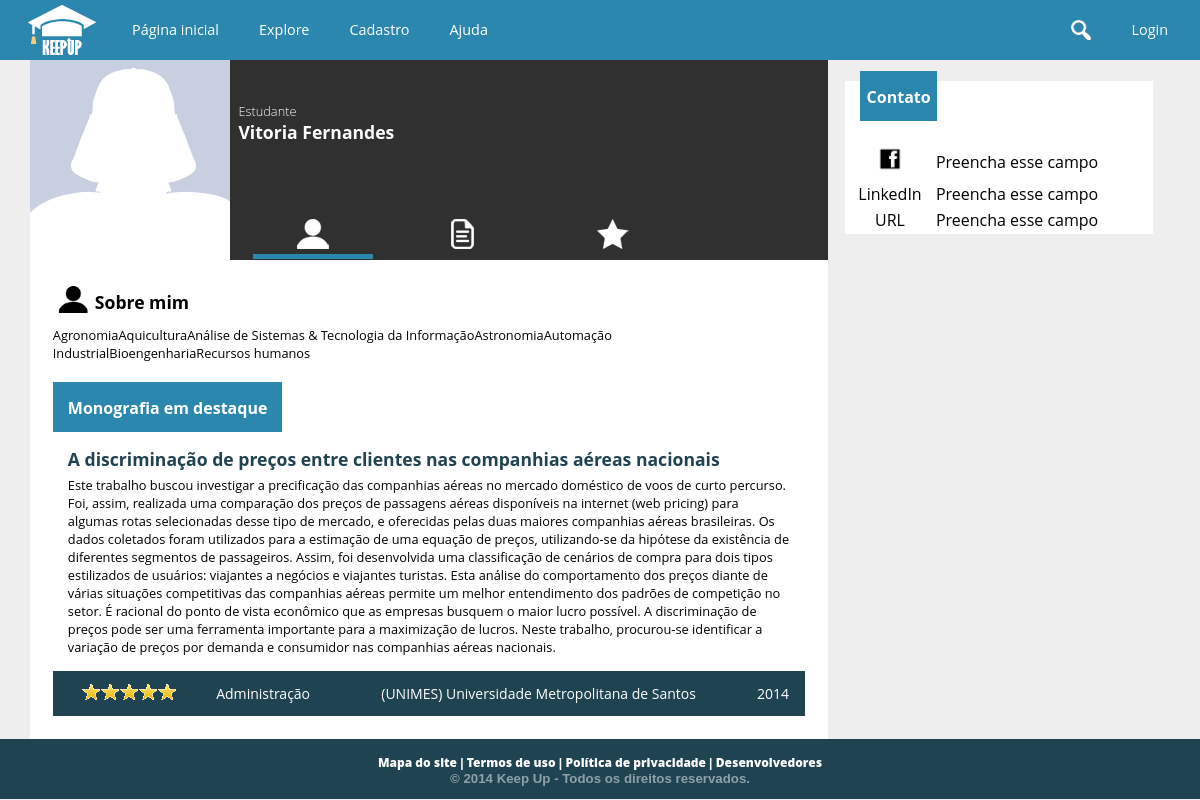
Screenshot of /aluno.php?u=vicfernandes10 with the database file from the repository.
### tables this page shows
CREATE TABLE `aluno` (
  `cd_aluno` int(11) NOT NULL AUTO_INCREMENT,
  `cd_usuario` int(11) NOT NULL,
  `nm_aluno` varchar(100) NOT NULL,
  `dt_nascimento` date NOT NULL,
  `tx_bio` text,
  `nm_url_avatar` text,
  `nm_fb` varchar(50) DEFAULT NULL,
  `tx_url_linkedin` text,
  `tx_url_externo` text,
  `nm_profissao` varchar(50) DEFAULT NULL,
  `cd_cidade` int(11) DEFAULT NULL,
  PRIMARY KEY (`cd_aluno`),
  UNIQUE KEY `cd_usuario` (`cd_usuario`),
  KEY `fk_alunocidade` (`cd_cidade`),
  CONSTRAINT `fk_alunocidade` FOREIGN KEY (`cd_cidade`) REFERENCES `cidade` (`cd_cidade`),
  CONSTRAINT `fk_alunousuario` FOREIGN KEY (`cd_usuario`) REFERENCES `usuario` (`cd_usuario`)
);

CREATE TABLE `curso` (
  `cd_curso` int(11) NOT NULL AUTO_INCREMENT,
  `nm_curso` varchar(100) NOT NULL,
  `vl_nivel` tinyint(4) NOT NULL,
  `cd_area` int(11) NOT NULL,
  PRIMARY KEY (`cd_curso`),
  UNIQUE KEY `nm_curso` (`nm_curso`),
  KEY `fk_curso_area` (`cd_area`),
  CONSTRAINT `fk_curso_area` FOREIGN KEY (`cd_area`) REFERENCES `area` (`cd_area`)
);

CREATE TABLE `trabalho` (
  `cd_trabalho` int(11) NOT NULL AUTO_INCREMENT,
  `nm_titulo` varchar(200) NOT NULL,
  `ds_resumo` text,
  `cd_escola` int(11) NOT NULL,
  `cd_curso` int(11) NOT NULL,
  `dt_publicado` datetime NOT NULL,
  `aa_publicacao` int(4) NOT NULL,
  `tx_pchave` varchar(255) DEFAULT '',
  PRIMARY KEY (`cd_trabalho`),
  KEY `fk_trabalhoescola` (`cd_escola`),
  KEY `fk_trabalhocurso` (`cd_curso`),
  CONSTRAINT `fk_trabalhocurso` FOREIGN KEY (`cd_curso`) REFERENCES `curso` (`cd_curso`),
  CONSTRAINT `fk_trabalhoescola` FOREIGN KEY (`cd_escola`) REFERENCES `escola` (`cd_escola`)
);

CREATE TABLE `escola` (
  `cd_escola` int(11) NOT NULL AUTO_INCREMENT,
  `cd_usuario` int(11) NOT NULL,
  `nm_escola` varchar(300) NOT NULL,
  `nm_cnpj` char(14) NOT NULL,
  `tx_url_avatar` text,
  `tx_info` text,
  `tx_endereco` varchar(150) DEFAULT NULL,
  `tx_contato` text,
  `tx_url_externo` text,
  `cd_cidade` int(11) DEFAULT NULL,
  PRIMARY KEY (`cd_escola`),
  UNIQUE KEY `cd_usuario` (`cd_usuario`),
  UNIQUE KEY `nm_cnpj` (`nm_cnpj`),
  KEY `fk_escolacidade` (`cd_cidade`),
  CONSTRAINT `fk_escolacidade` FOREIGN KEY (`cd_cidade`) REFERENCES `cidade` (`cd_cidade`),
  CONSTRAINT `fk_escolausuario` FOREIGN KEY (`cd_usuario`) REFERENCES `usuario` (`cd_usuario`)
);

### conexao.class.php (called while the page is built, shortened)
<?php
class Conexao {
	private $host = "localhost:3307";
	private $usuario = "root";
	private $senha = "usbw";
	private $banco = "keepup";
	private function conectar() {
		if($this->conexao = mysql_connect($this->host, $this->usuario, $this->senha)) {
			if($this->conexaoBanco = mysql_select_db($this->banco)) {
				return $this;
			}
		}
		die("conexao.class:20". mysql_error());
	}
	public function consultar($sql) {
		if($query = mysql_query($sql)) {
			$arr_resultado = array();
			while($resultado = mysql_fetch_array($query)) {
				array_push($arr_resultado, $resultado);
			}
			return $arr_resultado;
		}
		else {
			echo "conexao:39: ".mysql_error();
			$this->desconectar();
			return false;
		}
	}
}
?>

### public_html/php/mediaAvaliacao.php (called while the page is built, shortened)
<?php
$somaAvaliacoes = "SELECT sum(vl_voto) FROM voto WHERE cd_trabalho = $cd_trabalho";
$soma = $conexao->consultar($somaAvaliacoes);
    if($soma[0][0] <> null) {
                $qtVotos = $conexao->consultar("SELECT count(vl_voto) FROM voto WHERE cd_trabalho = $cd_trabalho");
                $total =  (int)$soma[0][0];
                $divide = (int)$qtVotos[0][0];
                $media = $total/$divide;
                $media = number_format($media, 1);
                $decimal = explode('.', $media);
                $comparar = $decimal[1];
                if($comparar > 5) { $media = ceil($media); }
    }
?>

### public_html/aluno.php (the view, shortened to what this page needs)
<?php
require("../conexao.class.php");
$conexao = new Conexao();
	$nm_login = $_GET['u'];
	$usuario = "SELECT cd_usuario FROM usuario WHERE nm_login = '$nm_login'";
	$pageuser = $conexao->consultar($usuario);
	$comando = "SELECT * FROM aluno WHERE cd_usuario = {$pageuser[0]['cd_usuario']}";
	$aluno = $conexao->consultar($comando);
	$cd_aluno = $aluno[0]["cd_aluno"];
	$consulta = "SELECT t.* FROM autoria a, trabalho t WHERE a.cd_aluno = $cd_aluno and t.cd_trabalho = a.cd_trabalho";
	$trabalhosAluno = $conexao->consultar($consulta);
	$cont = 0;
	foreach ($trabalhosAluno as $cadatrabalho) {
		$cont = $cont + 1;
		$comando = "SELECT SUM(vl_voto) AS soma FROM voto WHERE cd_trabalho = {$cadatrabalho["cd_trabalho"]}";
		$notatrabalho = $conexao->consultar($comando);
		if($cont == 1)	{
				$maiornota = $notatrabalho;
				$trabalhodestaque = $cadatrabalho['cd_trabalho'];
		}
		else {
			if ($notatrabalho > $maiornota)	{
					$maiornota = $notatrabalho;
					$trabalhodestaque = $cadatrabalho['cd_trabalho'];
			}
		}
	}
	if(isset($trabalhodestaque))
	{
	$consulta =
			"SELECT * FROM trabalho
			WHERE cd_trabalho = $trabalhodestaque";
	$trabalhoTop = $conexao->consultar($consulta);
 $nomeCurso = $conexao->consultar("SELECT c.nm_curso
        FROM trabalho t, curso c WHERE t.cd_trabalho = {$trabalhoTop[0]['cd_trabalho']}
        AND t.cd_curso = c.cd_curso");
  $nomeInstituicao = $conexao->consultar("SELECT nm_escola
    FROM escola WHERE cd_escola = {$trabalhoTop[0]['cd_escola']}");
	}
  $cursosquery =
    "SELECT c.*
    FROM curso c, cursando cu
    WHERE
        cu.cd_curso = c.cd_curso and
        cu.cd_aluno = {$aluno[0]["cd_aluno"]}";
  $cursosAluno = $conexao->consultar($cursosquery);
   ?>
<!doctype html>
<html>
<head>
<link href="cs/global.css" type="text/css" rel="stylesheet">
<link href="cs/estilo_user.css" rel="stylesheet" type="text/css">
</head>
<body>
<?php include "header.php"; ?>
     <div id="usuario">
    	 <div id="lado_left">
            <div id="foto_perfil_usuario" style="background-image:url(<?php if($aluno[0]['nm_url_avatar'] <> '')
			echo 'images/upload/'.$pageuser[0]["cd_usuario"]."/".$aluno[0]['nm_url_avatar'];
		else
			echo 'images/default/usericon.png';
		?>)"> </div>
            <div id="dados_usuario">
                <div id="texto_dados">
                    <h3> Estudante </h3>
                    <h1><?php echo  $aluno[0]["nm_aluno"]; ?></h1>
                </div>
                <div id="icones_dados">
                <a href="?ver=perfil&u=<?php echo $nm_login; ?>">	<div class="bot_perfil" id="profile" <?php if(!isset($_GET["ver"]) or $_GET["ver"] == "perfil"){ ?>style="border-bottom:5px solid #2c87af" <?php } ?>> </div> </a>
                <a href="?ver=trabalhos&u=<?php echo $nm_login; ?>">    <div class="bot_perfil" id="monografias" <?php if(isset($_GET["ver"]) and $_GET["ver"] == "trabalhos"){ ?>style="border-bottom:5px solid #2c87af" <?php } ?>> </div> </a>
                <a href="?ver=favoritos&u=<?php echo $nm_login; ?>" >    <div class="bot_perfil" id="favoritos" <?php if(isset($_GET["ver"]) and $_GET["ver"] == "favoritos"){ ?>style="border-bottom:5px solid #2c87af" <?php } ?>> </div> </a>
                </div>
            </div>
		</div>
        <div id="lado_right">
        	<div id="contato">
            	<header class="UltimosTrabalhos" style="background-color:white;">
                          <div class="latest_posts" style="margin:-10px auto auto 5%;"> <h1>  Contato </h1> </div>
                </header>
                <table style="background-color:white">
                	<tr>
                    	<td> <img src="images/face.png" width="30"></td>
                        <td style="text-align:left;"> <?php if($aluno[0]['nm_fb'] != "") {echo "www.facebook.com/".$aluno[0]['nm_fb'];}
    	else { echo "Preencha esse campo";} ?> </td>
                    </tr>
                    <tr>
                    	<td> LinkedIn </td>
                        <td style="text-align:left;"> <?php if($aluno[0]['tx_url_linkedin'] != "") {echo "".$aluno[0]['tx_url_linkedin'];}
    	else { echo "Preencha esse campo";} ?> </td>
                    </tr>
                    <tr>
                    	<td>URL</td>
                        <td style="text-align:left;"> <?php if($aluno[0]['tx_url_externo'] != "" ) { echo "".$aluno[0]['tx_url_externo'];}
    	else { echo "Preencha esse campo";} ?></td>
                    </tr>
                </table>
            </div>
        </div>
   </div>
     <section id="descricao_usuario">
        <?php if (isset($_GET["ver"]) and $_GET["ver"] == "trabalhos") { ?>
        <div class="esquerda">
            <table style="width:auto;">
            <tr>
                <td> <img src="images/perfil_usuario/monografias_.png" width="35px"> </td>
                <td> <h1> Meus trabalhos </h1> </td>
            </tr>
        </table>
                <div id="monografias_do_usuario">
                  <?php foreach($trabalhosAluno as $trabalho) { ?>
                    <div id="trabalho_usuario">
                    <a href="trabalho.php?t=<?php echo $trabalho["cd_trabalho"]; ?>">
                        <div class="trabalho_esquerda">
                            <div id="img_cada_trabalho"> </div>
                        </div>
                        <div class="trabalho_direita">
                            <h1><?php echo $trabalho["nm_titulo"]; ?></h1>
                            <p><?php echo substr($trabalho["ds_resumo"], 0, 200) . "...";
 ?></p>
                        </div>
                        </a>
                    </div>
                    <?php } ?>
<?php
                    } else { ?>
        <div class="esquerda">
        <table style="width:auto;">
            <tr>
                <td> <img src="images/perfil_usuario/profile_.png" width="35px"> </td>
                <td> <h1> Sobre mim </h1> </td>
            </tr>
        </table>
            <p><?php foreach($cursosAluno as $curso) echo $curso["nm_curso"]; ?></p>
             <div id="monografias_do_usuario">
                <div id="trabalhos">
    <?php if(isset($trabalhoTop)) { ?>
                    <header class="UltimosTrabalhos">
                          <div class="latest_posts"> <h1>  Monografia em destaque </h1> </div>
                    </header>
                    <a href="trabalho.php?t=<?php echo $trabalhoTop[0]["cd_trabalho"]; ?>">
                    <div id="monografia_destaque">
                        <div id="titulo_monografia_destaque">
                            <h1><?php echo $trabalhoTop[0]['nm_titulo']; ?></h1>
                            <p><?php echo $trabalhoTop[0]['ds_resumo'];?>
 </p>
                        </div>
                    </div>
                    </a>
                    <footer class="rodape_mono">
                        <table>
                            <tr>
                                <td><?php $cd_trabalho = $trabalhoTop[0]['cd_trabalho'];
                                require("php/mediaAvaliacao.php");
                                if(isset($media)) { switch($media) {
                                    case 5:
                                        echo "<img src='images/index_icons/cincoestrelas.png'>";
                                        break; }  }?>
                              </td>
                                <td>
                                <a href="../escola/Escola_monos.html"><?php echo $nomeCurso[0]['nm_curso'];?></a> </td>
                                <td> <a href="../escola/Escola.html"><?php echo $nomeInstituicao[0]['nm_escola']; ?></a> </td>
                                <td><?php echo $trabalhoTop[0]["aa_publicacao"]; ?></td>
                            </tr>
                        </table>
                 </footer>
                    <?php } ?>
                    </div>
                </div>
            </div>
        <?php } ?>
        <aside class="direita">
        </aside>
     </section>
    	<?php include 'footer.php'; ?>
</body>
</html>

### public_html/cs/global.css (style rules this page uses)
a { color: inherit; }
* { font-family: 'Open Sans', sans-serif; }
body { margin:0; padding:0; font-family:Verdana, Geneva, sans-serif; border:0; background-color:#eeeeee; }
header { width:100%; height:60px; background-color:#2c87af; color:white; }
table { margin:auto; }
footer { width:100%; height:60px; clear:both; background-color:#1f4350; position:relative; bottom:0; }

### public_html/cs/estilo_user.css (style rules this page uses)
#lado_left { height:20px; width:70%; float:left; }
#lado_right { float:right; width:30%; }
#usuario { width:95%; height:200px; background-color:#303030; margin:auto; }
#foto_perfil_usuario { float:left; width:200px; background-image:url(../images/usuario_postou/8.jpg); background-position:top center; background-repeat:no-repeat; background-size:cover; height:200px; }
#dados_usuario { float:left; height:203px; width:420px; }
#texto_dados { position:relative; width:100%; padding-top:10%; left:2%; color:white; height:55%; }
#texto_dados h1 { margin:0; font-size:1.1em }
#texto_dados h3 { margin:0; font-size:.8em; font-weight:200 }
#icones_dados { width:600px; height:20%; margin-left:2%; }
.bot_perfil { width:20%; height:100%; float:left; margin-left:2.5%; margin-right:2.5%; }
#profile { background-image:url(../images/perfil_usuario/profile.png); background-position:center; background-repeat:no-repeat; }
#monografias { background-image:url(../images/perfil_usuario/monografias.png); background-position:center; background-repeat:no-repeat; }
#favoritos { background-image:url(../images/perfil_usuario/favoritos.png); background-position:center; background-repeat:no-repeat; }
#descricao_usuario { width:95%; margin:auto; background-color:white; height:auto; }
.esquerda { width:66%; background-color:white; float:left; height:auto; padding:2%; }
.esquerda h1 { margin:0; font-size:1.1em; }
.esquerda p { margin:5px 0 0 0; font-size:.8em }
.direita { width:26%; float:right; height:auto; padding:2%; }
#contato { width:90%; height:200px; padding-left:5%; padding-right:5%; text-align:left; border-top:1px solid #eeeeee; background-color:#eeeeee; }
table { width:100%; margin:0 }
#monografias_do_usuario { width:100%; margin:auto; margin-top:30px; }
.UltimosTrabalhos { margin-top:20px; width:100%; background-color:white; }
#monografia_destaque { width:100%; height:auto; }
a:link { text-decoration:none; color:black; }
#titulo_monografia_destaque { width:96%; height:auto; padding:2%; }
#titulo_monografia_destaque h1 { color:#1f4350 }
.rodape_mono { margin:auto; color:white; height:auto; padding:1%; width:98%; font-size:14px; }
#monografia_destaque tr, td { text-align:center; }
.rodape_mono a:link { color:white; }
.latest_posts { float:left; width:auto; padding-left:2%; padding-right:2%; height:50px; margin-top:-10px; background-color:#2c87af; color:white; }
.latest_posts h1 { font-size:16px; margin-top:15px; }

### rows the page displays
aluno: nm_aluno "Vitoria Fernandes"
curso: nm_curso "Agronomia"
curso: nm_curso "Aquicultura"
curso: nm_curso "Análise de Sistemas & Tecnologia da Informação"
curso: nm_curso "Astronomia"
curso: nm_curso "Automação Industrial"
curso: nm_curso "Bioengenharia"
curso: nm_curso "Recursos humanos"
trabalho: nm_titulo "A discriminação de preços entre clientes nas companhias aéreas nacionais", ds_resumo "Este trabalho buscou investigar a precificação das companhias aéreas no mercado doméstico de voos de curto percurso. Foi, assim, realizada uma comparação dos preços de passagens aéreas disponíveis na internet (web pricing) para algumas rotas selecionadas desse tipo de mercado, e oferecidas pelas duas maiores companhias aéreas brasileiras. Os dados coletados foram utilizados para a estimação de uma equação de preços, utilizando-se da hipótese da existência de diferentes segmentos de passageiros. Assim, foi desenvolvida uma classificação de cenários de compra para dois tipos estilizados de usuários: viajantes a negócios e viajantes turistas. Esta análise do comportamento dos preços diante de…", aa_publicacao "2014"
curso: nm_curso "Administração"
escola: nm_escola "(UNIMES) Universidade Metropolitana de Santos"
